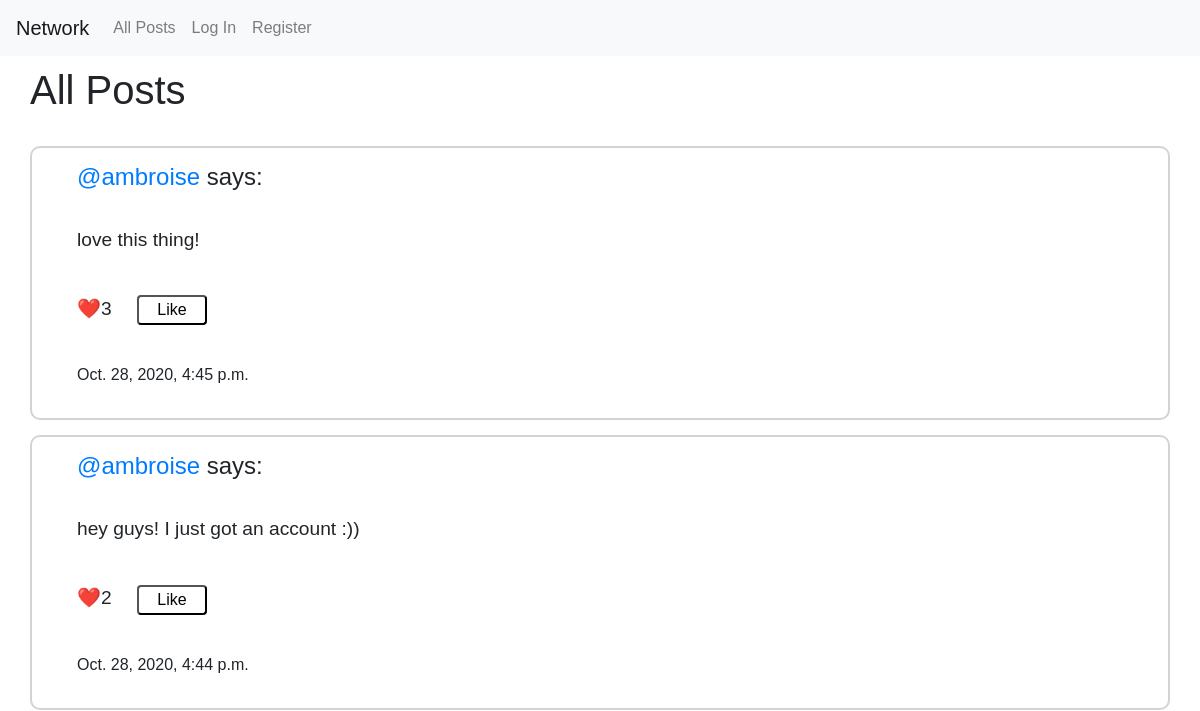
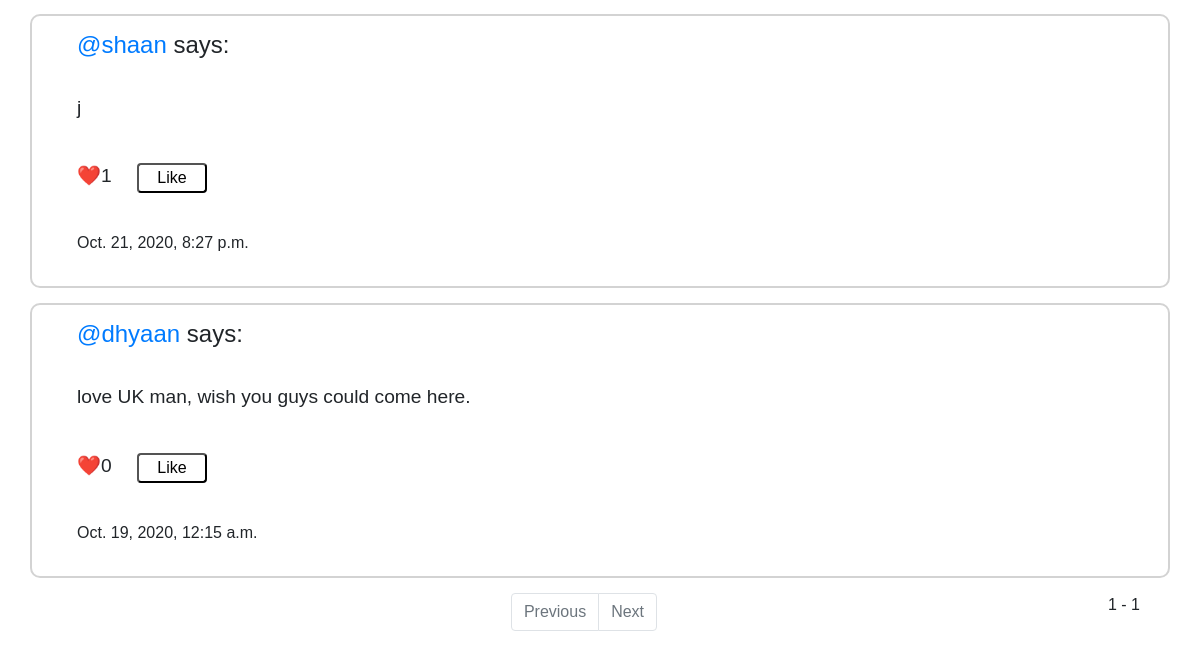
Before: / with the older database file (2 pictures, top to bottom).
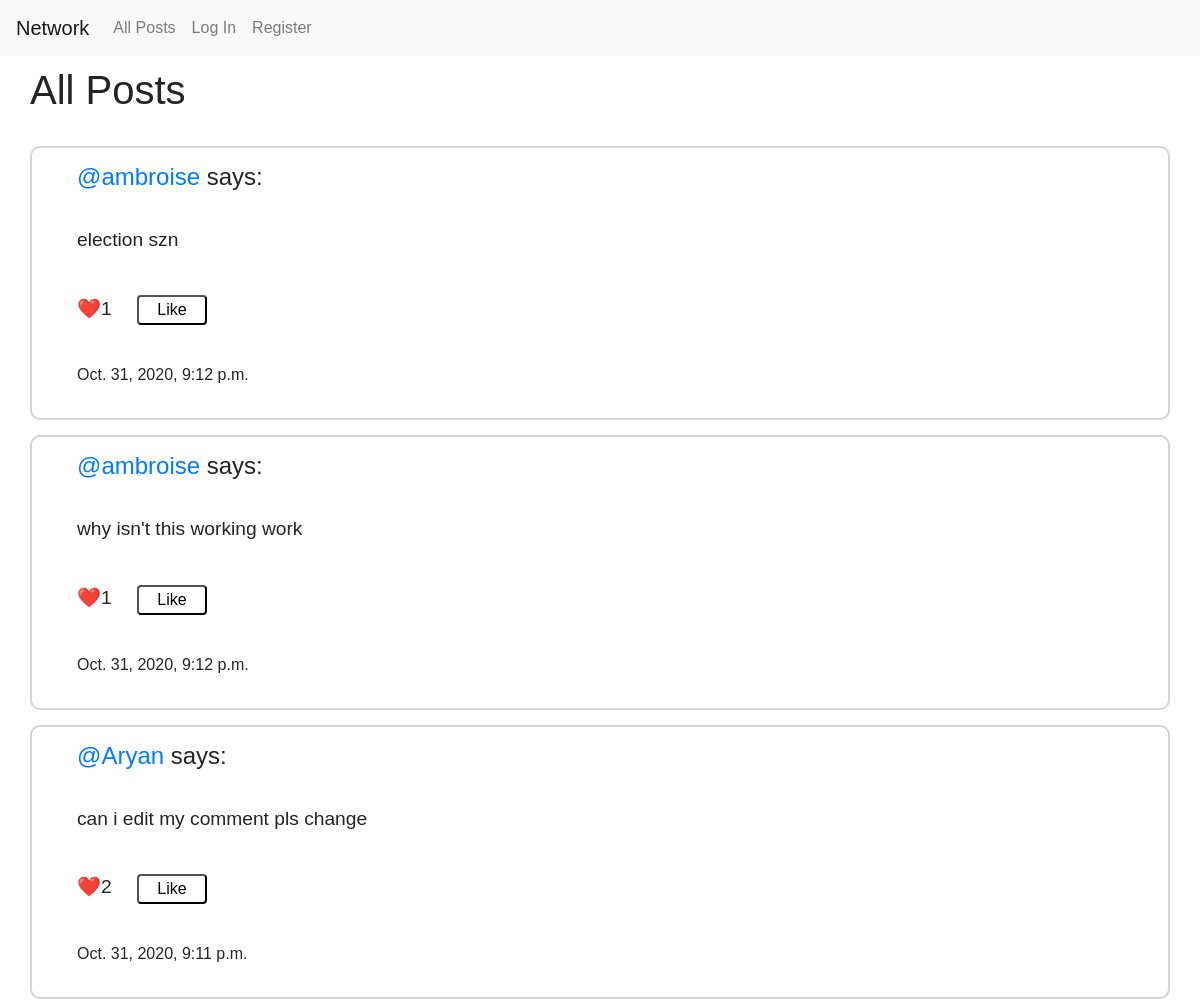
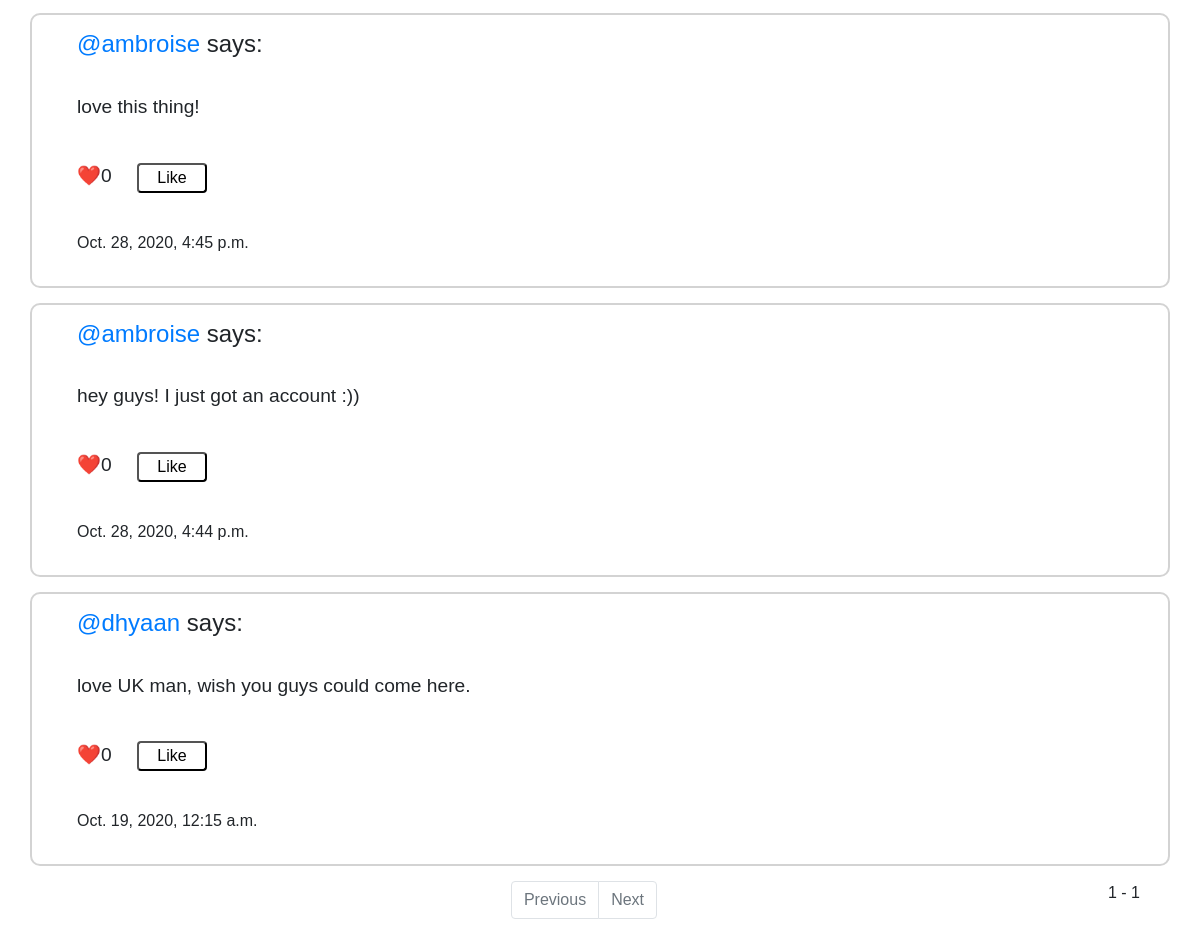
After: the same page with the newer database file (2 pictures, top to bottom).
### network/models.py (models this page shows, shortened)
class Post(models.Model):
    author = models.ForeignKey(User, related_name="posts", on_delete=models.CASCADE)
    body = models.TextField()
    creation_date = models.DateTimeField(auto_now_add = True, editable=False)
    class Meta:
       ordering = ('-creation_date',)

class User(AbstractUser):
    pass

### network/views.py (the view)
# urls.py: path("", views.index, name="index"),
def index(request):
    posts = Post.objects.all()
    paginator = Paginator(posts,10)
    page = request.GET.get('page')
    posts = paginator.get_page(page)
    return render(request, "network/index.html", {
        'form': NewPostForm(),
        'posts': posts,
    })

### project4/middle.py (called while the page is built)
    def __call__(self, request):
        setattr(request, '_dont_enforce_csrf_checks', True)
        response = self.get_response(request)
        return response

### network/templates/network/index.html (shortened to what this page needs)
{% extends "network/layout.html" %}
{% block body %}
<h1 style="padding-top: 10px;">All Posts</h1> <br>
    {% for post in posts %}
    <div class="post" data-post_id={{post.id}}>
        <h4 style="margin-bottom: 10px;"> <a href="{% url 'user_view' post.author %}"><bold>@{{post.author}}</bold></a> says:</h4> <br>
        <p class="post_body" data-post_id={{post.id}} style="margin-left: 30px; font-size: 120%;"> {{post.body}} </p> <br>
        <p id="likes_count_{{post.id}}" data-all_likes={{post.likes.all.count}} style="margin-left: 30px; font-size: 120%;"> ❤️{{post.likes.all.count}} </p> <br>
        <button class="like_button" data-post_id={{post.id}} data-user_id={{request.user.id}}>Like</button>
        <p style="font-weight: lighter; margin-left: 30px;">{{post.creation_date}}</p>
    </div>
    {% endfor %}
    <nav aria-label="Page navigation example">
    <span class="current" style="float: right; margin-right: 60px;">
      {{ posts.number }} - {{ posts.paginator.num_pages }}
       </span>
        <ul class="pagination justify-content-center" style="margin-left: 60px;">
            {% if posts.has_previous %}
            <li class="page-item">
                <a class="page-link" href="?page={{ posts.previous_page_number }}">Previous</a>
              </li>
            {% else %}
          <li class="page-item disabled">
            <a class="page-link" href="#" tabindex="-1" aria-disabled="true">Previous</a>
          </li>
            {% endif %}
          {% if posts.has_next %}
          <li class="page-item">
            <a class="page-link" href="?page={{ posts.next_page_number }}">Next</a>
          </li>
          {% else %}
          <li class="page-item disabled">
            <a class="page-link" href="#" tabindex="-1" aria-disabled="true">Next</a>
          </li>
          {% endif %}
        </ul>
      </nav>
{% endblock %}

### network/templates/network/layout.html (shortened to what this page needs)
{% load static %}
<!DOCTYPE html>
<html lang="en">
    <head>
        <link href="{% static 'network/style.css' %}" rel="stylesheet">
        <link rel="stylesheet" href="https://stackpath.bootstrapcdn.com/bootstrap/4.4.1/css/bootstrap.min.css">
    </head>
    <body>
        <nav class="navbar navbar-expand-lg navbar-light bg-light">
            <a class="navbar-brand" href="{% url 'index' %}">Network</a>
            <div>
              <ul class="navbar-nav mr-auto">
                <li class="nav-item">
                  <a class="nav-link" href="{% url 'index' %}">All Posts</a>
                </li>
                {% if user.is_authenticated %}
                    <li class="nav-item">
                        <a class="nav-link" href="{% url 'following' %}">Following</a>
                    </li>
                    <li class="nav-item">
                        <a class="nav-link" href="{% url 'logout' %}">Log Out</a>
                    </li>
                {% else %}
                    <li class="nav-item">
                        <a class="nav-link" href="{% url 'login' %}">Log In</a>
                    </li>
                    <li class="nav-item">
                        <a class="nav-link" href="{% url 'register' %}">Register</a>
                    </li>
                {% endif %}
              </ul>
            </div>
          </nav>
        <div class="body">
            {% block body %}
            {% endblock %}
        </div>
    </body>
</html>

### network/static/network/style.css (style rules this page uses)
#new_post, .post { border-radius: 10px; border: 2px solid#D3D3D3; padding: 15px; width: 95%; margin-left: 30px; margin-bottom: 15px; }
h1,h2,h3,h4,h5,h6 { margin-left: 30px; }
p { margin-right: 25px; }
* { font-family: Verdana, Geneva, Tahoma, sans-serif; box-sizing: border-box; }
.like_button, .unlike_button { border-radius: 4px; width: 70px; background-color: transparent; margin-left: 90px; position: absolute; margin-top: -68px; }

Changed rows visible on the page:
removed Post: author "shaan", body "j", likes.all.count "1", creation_date "Oct. 21, 2020, 8:27 p.m."
added Post: author "ambroise", body "election szn", likes.all.count "1", creation_date "Oct. 31, 2020, 9:12 p.m."
added Post: author "ambroise", body "why isn't this working work", likes.all.count "1", creation_date "Oct. 31, 2020, 9:12 p.m."
added Post: author "Aryan", body "can i edit my comment pls change", likes.all.count "2", creation_date "Oct. 31, 2020, 9:11 p.m."
computed for Post "love this thing!": likes.all.count "3" → "0"
computed for Post "hey guys! I just got an account :))": likes.all.count "2" → "0"
